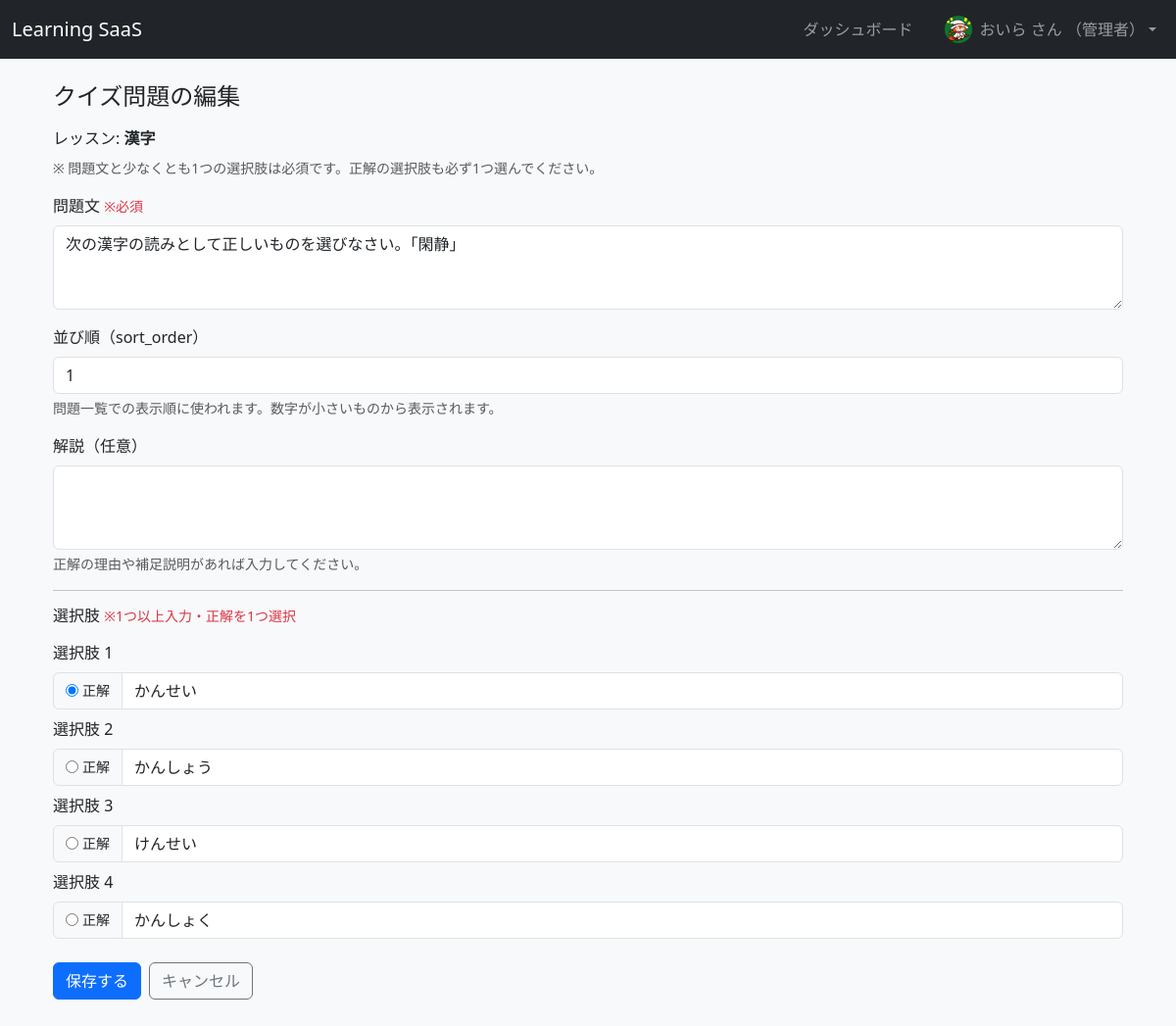
The page /questions/1/edit (signed in) on the database its author committed.
### app/models.py (models this page shows, shortened)
class UserProfile(db.Model):
    __tablename__ = "user_profiles"
    id = db.Column(db.Integer, primary_key=True)
    user_id = db.Column(
        db.Integer, db.ForeignKey("users.id"), nullable=False, unique=True
    )
    display_name = db.Column(db.String(100), nullable=True)
    avatar_filename = db.Column(db.String(255), nullable=True)
    weekly_goal_lessons = db.Column(db.Integer, nullable=True)
    user = db.relationship("User", back_populates="profile")

class Lesson(db.Model):
    __tablename__ = "lessons"
    id = db.Column(db.Integer, primary_key=True)
    course_id = db.Column(db.Integer, db.ForeignKey("courses.id"), nullable=False)
    title = db.Column(db.String(100), nullable=False)
    content = db.Column(db.Text, nullable=True)
    sort_order = db.Column(db.Integer, default=1)
    course = db.relationship("Course", back_populates="lessons")
    progress = db.relationship(
        "LessonProgress", back_populates="lesson", cascade="all, delete-orphan"
    )
    quiz_questions = db.relationship(
        "QuizQuestion", back_populates="lesson", cascade="all, delete-orphan"
    )
    quiz_results = db.relationship(
        "QuizResult", back_populates="lesson", cascade="all, delete-orphan"
    )

class QuizQuestion(db.Model):
    __tablename__ = "quiz_questions"
    id = db.Column(db.Integer, primary_key=True)
    lesson_id = db.Column(db.Integer, db.ForeignKey("lessons.id"), nullable=False)
    question_text = db.Column(db.Text, nullable=False)
    sort_order = db.Column(db.Integer, nullable=False, default=1)
    explanation = db.Column(db.Text, nullable=True)  # 解説
    lesson = db.relationship("Lesson", back_populates="quiz_questions")
    choices = db.relationship(
        "QuizChoice", back_populates="question", cascade="all, delete-orphan"
    )

class QuizChoice(db.Model):
    __tablename__ = "quiz_choices"
    id = db.Column(db.Integer, primary_key=True)
    question_id = db.Column(db.Integer, db.ForeignKey("quiz_questions.id"), nullable=False)
    choice_text = db.Column(db.String(255), nullable=False)
    is_correct = db.Column(db.Boolean, nullable=False, default=False)
    question = db.relationship("QuizQuestion", back_populates="choices")

### app/main.py (the view, shortened to what this page needs)
@bp.route("/questions/<int:question_id>/edit", methods=["GET", "POST"])
@login_required
def quiz_edit(question_id: int):
    if current_user.role != "admin":
        flash("クイズ編集は管理者のみ可能です。", "danger")
        return redirect(url_for("main.dashboard"))
    question = QuizQuestion.query.get_or_404(question_id)
    lesson = question.lesson
    choices = (
        QuizChoice.query
        .filter_by(question_id=question.id)
        .order_by(QuizChoice.id.asc())
        .all()
    )
    choice_texts = ["", "", "", ""]
    correct_index = 1
    for i, c in enumerate(choices[:4]):
        choice_texts[i] = c.choice_text
        if c.is_correct:
            correct_index = i + 1
    return render_template(
        "courses/quiz_edit.html",
        lesson=lesson,
        question=question,
        choice_texts=choice_texts,
        correct_index=correct_index,
    )

### app/models.py (called while the page is built)
@login_manager.user_loader
def load_user(user_id: str):
    return User.query.get(int(user_id))

    @property
    def display_name(self) -> str:
        if self.profile and self.profile.display_name:
            return self.profile.display_name
        return self.username

### app/templates/courses/quiz_edit.html (shortened to what this page needs)
{% extends "base.html" %}
{% block content %}
<div class="container my-4">
  <h1 class="h4 mb-3">クイズ問題の編集</h1>
  <p class="mb-2">
    レッスン: <strong>{{ lesson.title }}</strong>
  </p>
  <p class="text-muted small">
    ※ 問題文と少なくとも1つの選択肢は必須です。正解の選択肢も必ず1つ選んでください。
  </p>
  <form method="post">
    <div class="mb-3">
      <label class="form-label">問題文 <span class="text-danger small">※必須</span></label>
      <textarea name="question_text" class="form-control" rows="3" required>{{ question.question_text }}</textarea>
    </div>
    <div class="mb-3">
      <label class="form-label">並び順（sort_order）</label>
      <input type="number" name="sort_order" class="form-control"
             value="{{ question.sort_order or 1 }}">
      <div class="form-text">問題一覧での表示順に使われます。数字が小さいものから表示されます。</div>
    </div>
    <div class="mb-3">
      <label class="form-label">解説（任意）</label>
      <textarea name="explanation" class="form-control" rows="3">{{ question.explanation or '' }}</textarea>
      <div class="form-text">正解の理由や補足説明があれば入力してください。</div>
    </div>
    <hr>
    <h2 class="h6 mb-3">選択肢 <span class="text-danger small">※1つ以上入力・正解を1つ選択</span></h2>
    {% for i in range(1, 5) %}
      <div class="mb-2">
        <label class="form-label">選択肢 {{ i }}</label>
        <div class="input-group">
          <span class="input-group-text">
            <input type="radio" name="correct_choice" value="{{ i }}"
                   {% if correct_index == i %}checked{% endif %}>
            <span class="ms-1 small">正解</span>
          </span>
          <input type="text"
                 name="choice{{ i }}"
                 class="form-control"
                 value="{{ choice_texts[i-1] }}">
        </div>
      </div>
    {% endfor %}
    <div class="mt-4 d-flex gap-2">
      <button type="submit" class="btn btn-primary">
        保存する
      </button>
      <a href="{{ url_for('main.quiz_manage', lesson_id=lesson.id) }}"
         class="btn btn-outline-secondary">
        キャンセル
      </a>
    </div>
  </form>
</div>
{% endblock %}

### app/templates/base.html (shortened to what this page needs)
<!doctype html>
<html lang="ja">
  <head>
    <link
      href="https://cdn.jsdelivr.net/npm/bootstrap@5.3.3/dist/css/bootstrap.min.css"
      rel="stylesheet"
    >
  </head>
  <body class="bg-light">
    <nav class="navbar navbar-expand-lg navbar-dark bg-dark mb-3">
      <div class="container-fluid">
        <a class="navbar-brand" href="{{ url_for('main.index') }}">Learning SaaS</a>
        <div class="collapse navbar-collapse justify-content-end" id="navbarMain">
          <ul class="navbar-nav align-items-center mb-2 mb-lg-0">
            {% if current_user.is_authenticated %}
              <li class="nav-item me-3">
                <a class="nav-link" href="{{ url_for('main.dashboard') }}">ダッシュボード</a>
              </li>
              <li class="nav-item dropdown">
                <a
                  class="nav-link dropdown-toggle d-flex align-items-center"
                  href="#"
                  id="userDropdown"
                  role="button"
                  data-bs-toggle="dropdown"
                  aria-expanded="false"
                >
                  {% if current_user.profile and current_user.profile.avatar_filename %}
                    <img
                      src="{{ url_for('static', filename='uploads/avatars/' ~ current_user.profile.avatar_filename) }}"
                      alt="avatar"
                      class="rounded-circle me-2"
                      style="width: 28px; height: 28px; object-fit: cover;"
                    >
                  {% endif %}
                  <span>
                    {{ current_user.display_name }} さん
                    {% if current_user.role == "admin" %}
                      （管理者）
                    {% endif %}
                  </span>
                </a>
              </li>
            {% else %}
              <li class="nav-item">
                <a class="nav-link" href="{{ url_for('auth.login') }}">ログイン</a>
              </li>
            {% endif %}
          </ul>
        </div>
      </div>
    </nav>
    <main class="container mb-5">
      {% block content %}{% endblock %}
    </main>
  </body>
</html>

### rows shown on the page
UserProfile: avatar_filename (picture), display_name "おいら"
Lesson: title "漢字"
QuizQuestion: question_text "次の漢字の読みとして正しいものを選びなさい。「閑静」", sort_order "1"
QuizChoice: choice1 "かんせい"
QuizChoice: choice2 "かんしょう"
QuizChoice: choice3 "けんせい"
QuizChoice: choice4 "かんしょく"

### other values the page prints
{{ i }} "1" "2" "3" "4"
